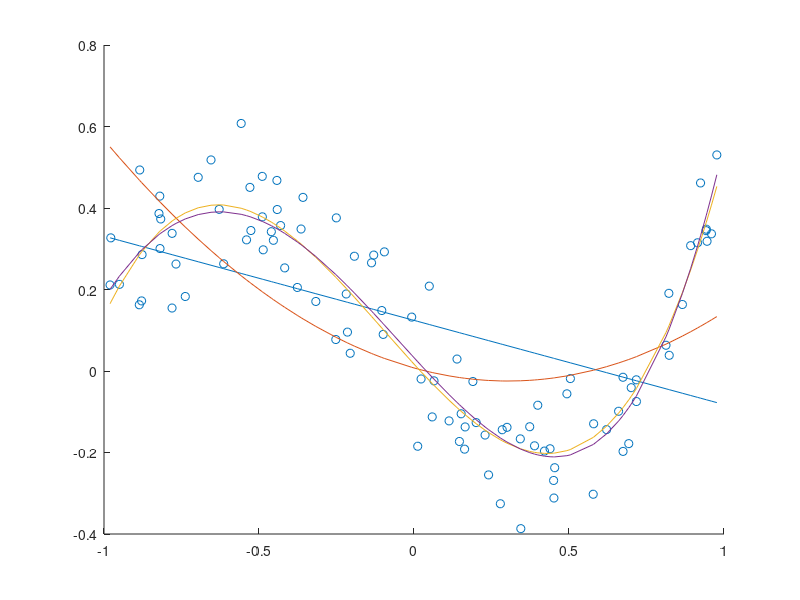
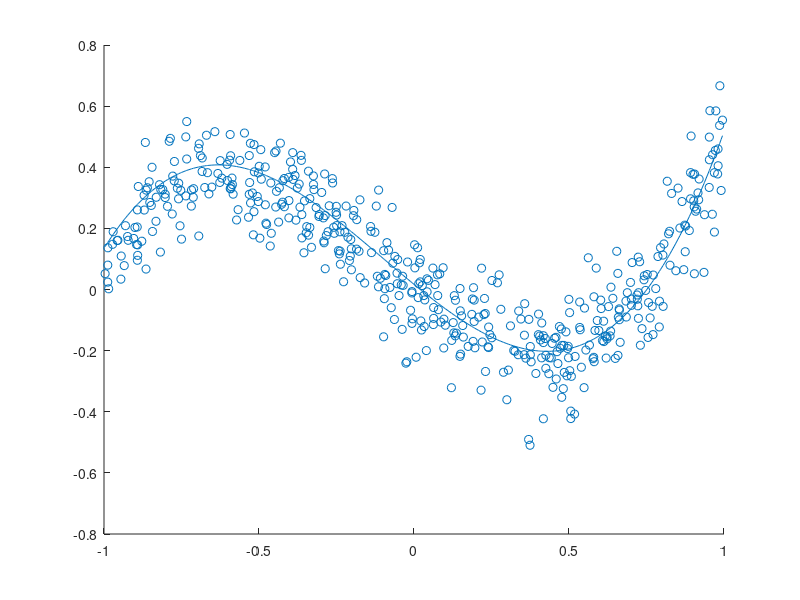

Reproduce these figures in MATLAB, in order.
clear all;
close all;

%importing training data
fileX = fopen('Xtrain.txt', 'r');
X = fscanf(fileX, '%f', [inf]);
fileY = fopen('Ytrain.txt', 'r');
Y = fscanf(fileY, '%f', [inf]);

hold all;

%scatterplot raw data
scatter(X,Y);

for d = 1:4
    W = ones(100, 1+d);
    for i = 1:d
        W(:, i) = X.^(d+1-i);
    end
    B = W\Y;
    plot(X, polyval(B, X));
end


B3 = zeros(4, 1);
B10 = zeros(11, 1);
errors = zeros(10, 1);
for d = 1:10
    W = ones(100, 1+d);
    for i = 1:d
        W(:, i) = X.^(d+1-i);
    end
    B = W\Y;
    
    %store B3 and B10 for next part
    if(d == 3)
       B3 = B;
    end
    if (d == 10)
       B10 = B;
    end
    
    error = 0;
    for j = 1:100
       e = (Y(j) - dot(B,W(j, :)'))^2;
       error = error + e;
    end
    errors(d) = error;
end

errors

%importing testing data
fileX = fopen('Xtest.txt', 'r');
X_test = fscanf(fileX, '%f', [inf]);
fileY = fopen('Ytest.txt', 'r');
Y_test = fscanf(fileY, '%f', [inf]);

figure
hold all;
scatter(X_test, Y_test);
plot(X_test, polyval(B3, X_test));

% compute X powers
X_powers = ones(500, 11);
for d = 1:10
    X_powers(:, d) = X_test.^(11-d);
end

%compute error for d = 3
error3 = 0;
for i = 1:500
    prediction = dot(B3, X_powers(i, 8:11));
    e = (prediction - Y_test(i))^2;
    error3 = error3 + e;
end
error3

%compute error for d = 10
error10 = 0;
for i = 1:500
    prediction = dot(B10, X_powers(i,:));
    e = (prediction - Y_test(i))^2;
    error10 = error10 + e;
end
error10
    

